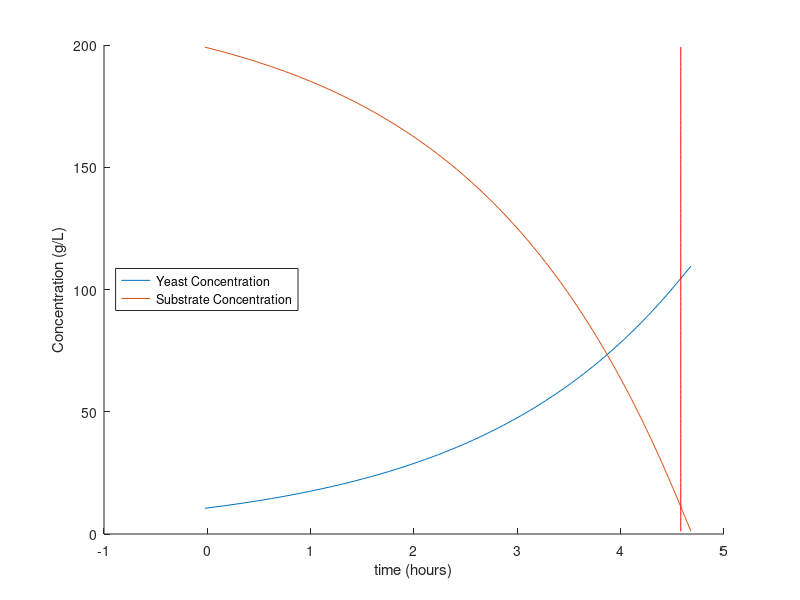
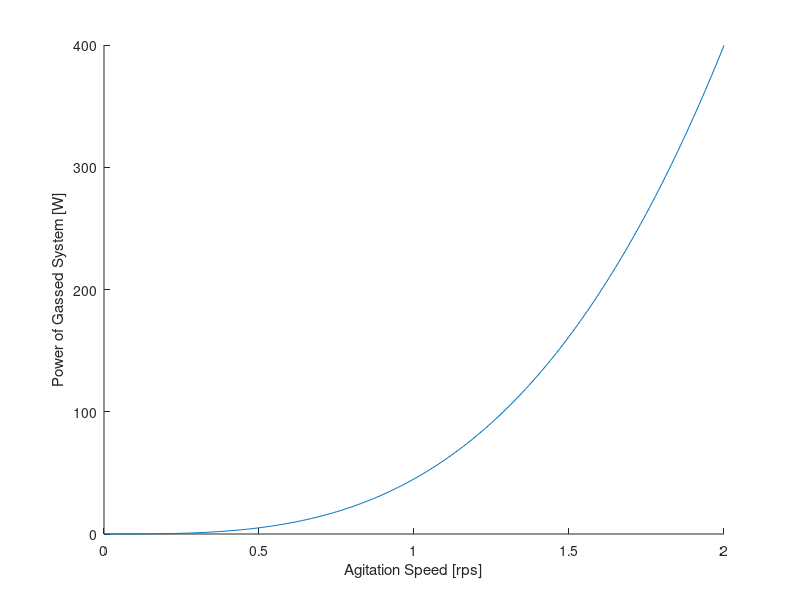
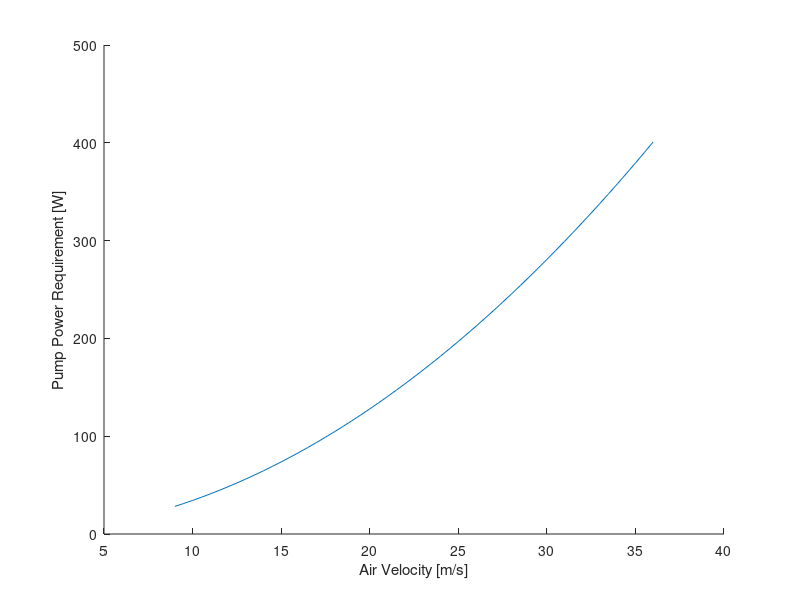

Recreate these plots in MATLAB, in order.
%% Fermentation Design Algorithm Part II
% Kathryn Atherton
clc;
clear;
%% PART I
%% Finding Fermentation Time
% Starting values, constants, & conversions
S_o = 0.2; % initial substrate concentration [g/g-solution] (given)
sol_density = 995.68; % fermentation broth density [g/L] (Geankoplis)
S_final_perc = 0.05; % percent of substrate left at end of fermentation (Assumption 1)
Yxs = 0.5; % cell mass yield based on limiting nutrient [g cells produced / g substrate used] (given)
X_o_perc = 0.1; % percent of final concentration of yeast cells at beginning of fermentation (Assumption 2)
K_s = 0.25; % Michaelis-Menton constant of reaction [g/L] (given)
u_max = 0.5; % maximum growth rate [1/h] (given)
fill_ferment_ratio = 0.25; % ratio of fill time to ferment time (Assumption 3)
output_rate = 100; % dry solid output rate [lbs/h] (given)
lb_g = 453.592; % conversion from lbs to g [g/lbs] (conversion)

% Convert the initial substrate concentration from g/g to g/L
S_i = S_o * sol_density; % [g/L]
% Find the final substrate concentration
S_f = S_i * S_final_perc; % [g/L]
% Find the final yeast concentration (Equation 1)
X_f = (Yxs * (S_i - S_f)) / (1 - X_o_perc); % [g/L]
% Find the initial yeast concentration 
X_i = X_f * X_o_perc; % [g/L]

% Calculate fermentation time (Equation 2)
ferment = (((K_s * Yxs + S_i * Yxs + X_i) / (Yxs * S_i + X_i)) * log(X_f / X_i) - ((K_s * Yxs) / (Yxs * S_i + X_i)) * log((Yxs * S_i + X_i - X_f) * Yxs * S_i)) / u_max; % [h]
fprintf('The fermentation time of the tank is %.2f hours.\n',ferment);
% Calculate the filling time (Assumption 3)
fill = fill_ferment_ratio * ferment; % [h]
% Calculate the emptying time (Assumption 4)
empty = ferment + fill; % [h]

% Calculate volume of one fermentation tank 
volume = (lb_g * output_rate * empty) / X_f; % [L]
fprintf('The volume of one batch is %.2f L.\n',volume)

%% Find Tank Dimensions
% Starting values, constants, & conversions
l_m3 = 1 / 1000; % conversion from L to m^3 [m^3/L] (conversion)
working_v_perc = 0.8; % percent of tank that the fermentation broth fills (Assumption 5)
da_dt_ratio = 0.33; % ratio of the agitator to tank diameter (Assumption 6)
ht_dt_ratio = 3; % ratio of tank diameter to tank height (Assumption 7)
h_to_s = 3600; % conversion from hours to seconds [s/h] (conversion)

% Convert volume from L to m^3 and incoporate working volume (Assumption 5)
t_volume_m = volume * l_m3 / working_v_perc; % [m^3]
t_volume_l = t_volume_m / l_m3; % [L]
% Find diameter of tank (Equation 3, Assumption 7, Assumption 8)
dt = ((t_volume_m * 4) / (pi  * 3)) ^ (1 / 3); % [m]
% Find agitator diameter (Assumption 6)
da = dt * da_dt_ratio; % [m]
% Find height of tank (Assumption 7)
ht = dt * ht_dt_ratio; % [m]
fprintf('The volume of the tank is %.2f L. The tank has a diameter of %.2f m and a height of %.2f m. The agitator diameter is %.2f m.\n',t_volume_l, dt, ht, da)

% Calculate fill flow rate:
fill_flow = volume / fill; % [L/h]
% Convert to L/s
fill_flow = fill_flow / h_to_s; % [L/s]
fprintf('The fill flow rate is %.2f L/s.\n',fill_flow);

%% Graphing Relationship Between Yeast and Substrate Concentrations Over Time
% Vector length of 100 ensures substrate concentration reaches zero.
% Yeast concentration vectors from 0-200 to find time to reach these concentrations
X_t = zeros(1,100);
for n = 1:length(X_t) 
    X_t(n) = X_i + (n-1);
end
% Fermentation times required to reach yeast concentrations
t_ferm = zeros(1,100);
for n = 1:length(t_ferm)
    t_ferm(n) = (((K_s * Yxs + S_i *Yxs + X_i)/(Yxs * S_i + X_i))*log(X_t(n)/X_i) - ((K_s*Yxs)/(Yxs*S_i + X_i))*log((Yxs*S_i + X_i - X_t(n))/Yxs*S_i))/u_max; % Equation 2)
end
% Substrate concentrations in fermentor for given yeast concentration 
substrate_t = zeros(1,100);
for n = 1:length(substrate_t)
    substrate_t(n) = S_i + ((X_i - X_t(n))/Yxs); % (Equation 1)
end
% Plots yeast and substrate concentration v time
figure
hold on
plot(t_ferm, X_t)
plot(t_ferm, substrate_t)
plot(zeros(1,100)+t_ferm(95),substrate_t, 'r')
xlabel('time (hours)')
ylabel('Concentration (g/L)')
legend('Yeast Concentration', 'Substrate Concentration', 'Location', 'West') 
%% PART II
%% Solving for kLa
% Starting values, constants, & conversions
p_out = 0.1; % partial pressure of oxygen leaving tank [atm O2/atm total] (Assumption 9)
h = 4.75e-4; % Henry's constant for oxygen in water at 30C [atm/mol fraction] (Geankoplis)
m_water = 18.015; % molar mass of water [g/mol] (constant)
qo2 = 8; % respiration rate [mmol O2/g-dw-hr] (given)
c_crit = 1.5 / 32; % lowest oxygen concentration needed by yeast [mmol O2/L] (given)

% calculate c*: soluble oxygen concentration in fermentation broth (from p_out)
c_star = (p_out / h) * (1 / m_water) * sol_density * 1000; % [mmol O2/L]
% solve for kLa: mass transfer coefficient of O2 from air bubbles to fermentation broth (Equation 4)
kLa = (X_f * qo2) / (c_star - c_crit); % [1/h]
fprintf('The mass transfer coefficient (kLa) is %.6f h^-1.\n', kLa)

%% Finding Power Requirement for Agitator
% Starting values, constants, & conversions
n_re = 100000; % Reynolds number (Assumption 10)
mu_water = 7.98e-4; % viscosity of fermentation broth [Pa.s] (Assumption 11)
s_to_min = 60; % conversion of seconds to minutes [s/min] (conversion)
p_num = 5.9; % Power number (Assumption 10)
r = 0.08206; % universal gas constant [L-atm/K-mol] (constant)
t = 30 + 273.15; % temperature of fermentation tank [K] (given)
p_in = 0.21; % partial pressure of oxygen entering tank [atm O2/atm total] (constant in air)

% find rotational speed of impeller in rps (Equation 5)
n_s = (n_re * mu_water) / (sol_density * (da ^ 2)); % [rps]
n_m = n_s * s_to_min; % [rpm]
fprintf('The impeller rotational speed is %0.2f rpm.\n',n_m);
% solve for volumetric flow rate of oxygen
% power of ungassed system (Equation 6)
pu = p_num * sol_density * da^5 * n_s^3; 
% cross-sectional area of fermentation tank (Assumption 8)
a = pi * (dt/2)^2; % [m^2]
% volumetric flow rate of oxygen from ideal gas law and mass balance
q = (((X_f * qo2) * r * t) / (p_in - p_out)) * (volume * l_m3) * (1/1000) * (1/h_to_s); % [m^3/s]
fprintf('The aeration rate is %0.2f m^3/s.\n', q);
% solve for power of gassed system (Equation 7)
pg = 0.354 * (((pu ^ 2) * n_m * (da ^ 3)) / (q / ((volume * l_m3) ^ 0.56))) ^ 0.45;
fprintf('The power requirement for the agitator is %.2f W.\n',pg);

%% Heat Exchanger
% Starting values, constants, & conversions
cp = 4.184; % specific heat of water [J/K] (constant T = 30C)
t_out = 25 + 273.15; % water temperature exiting heat exchanger [K] (Assumption 12)
t_in = 15 + 273.15; % water temperature entering heat exchanger [K] (Assumption 12
velocity = 1.7; % velocity of water flowing through heat exchanger pipe [m/s] (Assumption 13)
wall_thickness = 8.18/1000; % pipe wall thickness [m] (Geankoplis)
k_water = 0.6; % thermal conductivity of water [W/m-K] (Geankoplis)
k_steel = 16; % thermal condutivity of stainless steel at 20C [W/m-K] (Geankoplis, Assumption 14)

% calculate heat generated by cells
q_heat = 0.12 * (qo2 * X_f);  % [kcal/L-h] (Equation 8) 
% convert to kJ/s
q_kj = q_heat * volume * cp / h_to_s; % [kJ/s]
fprintf('The heat generated from oxygen consumption is %.2f kJ/s.\n',q_kj);
% calculate mass flow rate of water within pipes of heat exchanger
m_w = (q_kj)/((t_out - t_in) * cp); % [kg/s]
% convert mass flow rate to cross sectional area of pipe (Assumption 15)
pipe_area = m_w * (1 / sol_density) * (1 / velocity); % [m^2]
% find inner pipe diameter from area
dp_in = 2 * (pipe_area / pi) ^ 0.5; % [m]
% find outer diameter
dp_out = dp_in + 2 * wall_thickness; % [m]
% heat transfer coefficient between pipe and broth 
npr = cp * mu_water * 1000 / k_water; % (Equation 9)
ho = (0.027 * k_water * (da * n_s * sol_density / mu_water) ^ 0.8 * npr ^ (1/3)) / dp_out; % [W/m^2-K] (Equation 10)
hi = (0.027 * k_water * n_re ^ 0.8 * npr ^ (1/3)) / dp_in; % [W/m^2-K] (Equation 10)
% calculate heat transfer for heat exchanger (Equation 11)
u = 1/((1/ho) + (wall_thickness/k_steel) + (1/hi)); % []
% calculate temperature drop of heat exchanger
delt = ((t - t_in) + (t - t_out)) / 2; % [K]
% calculate surface area of heat exchanger to control temperature of fermentation broth in tank (Equation 12)
a_heat_exchanger = (q_kj * 1000) / (u * delt); % [m^2]
fprintf('Surface area of heat exchanger is %.2f m^2.\n',a_heat_exchanger);
l_heat_exchanger = a_heat_exchanger / (pi * dp_out); % [m]

%% Determine Air Flow Rate
% Starting values, constants, & conversions
v_air = 16; % velocity of air through the pipe [m/s] (Assumption 16)
air_pipe_length = pi * 1.5 * dt; % length of the air pipe [m] (Assumption 17)
globe_valve_ld = 300; % (Geankoplis, Table 2.10-1)
roughness = 4.6e-5; % (Geankoplis, Figure 2.10-3)
air_density = 1.177; % air density [g/L] (constant at T = 30)
air_viscosity = 1.846e-5; % viscosity of air [Pa.s] (constant at T = 30)
g = 9.81; % gravitational constant [m/s^2] (constant)
k_sparger = 0.5; % constant for sparger equation (Green & Perry)
j_l_atm = 101.33; % conversion from J to L-atm [J/L-atm] (conversion)

% calculate pipe area
air_pipe_area = (q * volume * l_m3) / v_air; % [m^2] (Assumption 15)
% calculate diameter of air pipe
air_pipe_diameter = ((4 / pi) * air_pipe_area) ^ 0.5; % [m] (Assumption 15)
fprintf('The diameter of the air pipe is %.2f m.\n',air_pipe_diameter);
% calculate pipe equivalent length
pipe_ld = air_pipe_length/air_pipe_diameter;
% find total pipe equivalent length
total_pipe_ld = globe_valve_ld + pipe_ld;
% find equivalent roughness
roughness_d = roughness/air_pipe_diameter;
% calculate air Reynolds number
n_re_air = air_pipe_diameter * air_density * v_air / air_viscosity; % (Equation 5)
fanning = 16 / n_re_air; % (Equation 13)
% find friction from entering pipe (Equation 14)
f_enter = 0.55 * ((v_air ^ 2) / 2); % [J/kg]
fprintf('The friction from entering the pipe is %.2f J/kg.\n', f_enter);
% find friction from pipe
f_pipe_pump = 4 * fanning * air_density * total_pipe_ld * ((v_air ^ 2) / 2); % [J/kg] (Equation 15)
fprintf('The friction from the pipe is %.2f J/kg.\n',f_pipe_pump);
% find friction from sparger (Equation 16)
f_sparger = ((4 * fanning * dt / (3 * air_pipe_diameter)) * 2 * k_sparger) * ((air_density * v_air ^ 2) / 2); % [J/kg] (Equation 21)
fprintf('The friction from the sparger is %.2f J/kg.\n', f_sparger);
% find friction from exit (Equation 17)
f_exit = ((v_air ^ 2) / 2); % [J/kg]
fprintf('The friction from exiting the pipe is %.2f J/kg.\n', f_exit);
% find total friction
f_total = f_enter + f_pipe_pump + f_sparger + f_exit; 
fprintf('The total friction is %.2f J/kg.\n',f_total);
% convert friction to pressure drop
p_drop_total = f_total / j_l_atm * air_density /1000; % [atm]

%% Pump Power Requirements
% Starting values, constants, & conversions
cp_air = 1.005; % heat capacity of air with constant pressure [kJ/kg-K] (Raggett)
cv_air = 0.718; % heat capacity of air with constant volume [kJ/kg-K] (Raggett)
mw_air = 29/1000; % molecular weight of air [g/mol] (constant)
r = 8.314; % universal gas constant [J/mol-K] (constant)
p_in_pump = 1; % suction pressure of pump [atm] (Assumption 18)
pa_atm = 9.86923e-6; % conversion from Pa to atm [atm/Pa] (conversion)
atm_kpa = 101.325; % conversion from atm to kPa [kPa / atm] (conversion)

% Calculate discharge pressure of pump
p_out_pump = p_in_pump + p_drop_total; % [atm]
% convert to kPa
p_kpa = p_out_pump * atm_kpa; % [kPa]
fprintf('The pump must output %.2f kPa of pressure.\n',p_kpa);
% calculate power requirement (Equation 18)
power_pump = (((p_out_pump - p_in_pump) / air_density) / (ferment * h_to_s)) + (f_total * air_density / l_m3 * air_pipe_area * v_air / 1000); % [J/s]
fprintf('The power requirement for the pump is %.2f W.\n', power_pump);

%% Effect of Agitation Speed on System
n_changing = [0:0.01:2]; % range of agitation speeds [rps] (assuming Re is constant for calculation purposes)
pu_changing = p_num .* sol_density .* da^5 .* (n_changing .^3); % power ungassed system [W]
pg = 0.354 * (((pu_changing .^ 2) .* (n_changing * s_to_min) .* (da ^ 3)) ./ (q / ((volume * l_m3) ^ 0.56))) .^ 0.45; % power gassed system [W]
% Plot power vs n
figure
hold on
plot(n_changing, pg)
xlabel('Agitation Speed [rps]')
ylabel('Power of Gassed System [W]')

%% Effect of Air Flow Rate on System
v_air_changing = [9:0.5:36]; % range of air velocity from Geankoplis Table 2.10-3 [m/s]
air_pipe_area_changing = (q * volume * l_m3) ./ v_air_changing; % [m^2] (Assumption 15)
air_pipe_diameter_changing = ((4 / pi) .* air_pipe_area) .^ 0.5; % [m] (Assumption 15)
pipe_ld_changing = air_pipe_length ./ air_pipe_diameter_changing;
total_pipe_ld_changing = globe_valve_ld + pipe_ld_changing;
roughness_d_changing = roughness ./ air_pipe_diameter_changing;
n_re_air_changing = air_pipe_diameter_changing .* air_density .* v_air_changing ./ air_viscosity; % (Equation 5)
fanning_changing = 16 ./ n_re_air_changing; % (Equation 13)
f_enter_changing = 0.55 .* ((v_air_changing .^ 2) ./ 2); % [J/kg]
f_pipe_pump_changing = 4 .* fanning_changing .* air_density .* total_pipe_ld_changing .* ((v_air_changing .^ 2) ./ 2); % [J/kg] (Equation 15)
f_sparger_changing = ((4 .* fanning_changing .* dt ./ (3 .* air_pipe_diameter_changing)) .* 2 .* k_sparger) .* ((air_density .* v_air_changing .^ 2) ./ 2); % [J/kg] (Equation 21)
f_exit_changing = ((v_air_changing .^ 2) ./ 2); % [J/kg]
f_total_changing = f_enter_changing + f_pipe_pump_changing + f_sparger_changing + f_exit_changing; 
p_drop_total_changing = f_total_changing ./ j_l_atm .* air_density ./1000; % [atm]
p_out_pump_changing = p_in_pump + p_drop_total_changing; % [atm]
p_kpa_changing = p_out_pump_changing .* atm_kpa; % [kPa]
power_pump_changing = (((p_out_pump_changing - p_in_pump) ./ air_density) ./ (ferment * h_to_s)) + (f_total_changing .* air_density ./ l_m3 .* air_pipe_area_changing .* v_air_changing ./ 1000); % [J/s]
% Plots power vs air velocity
figure
hold on
plot(v_air_changing, power_pump_changing)
xlabel('Air Velocity [m/s]')
ylabel('Pump Power Requirement [W]')